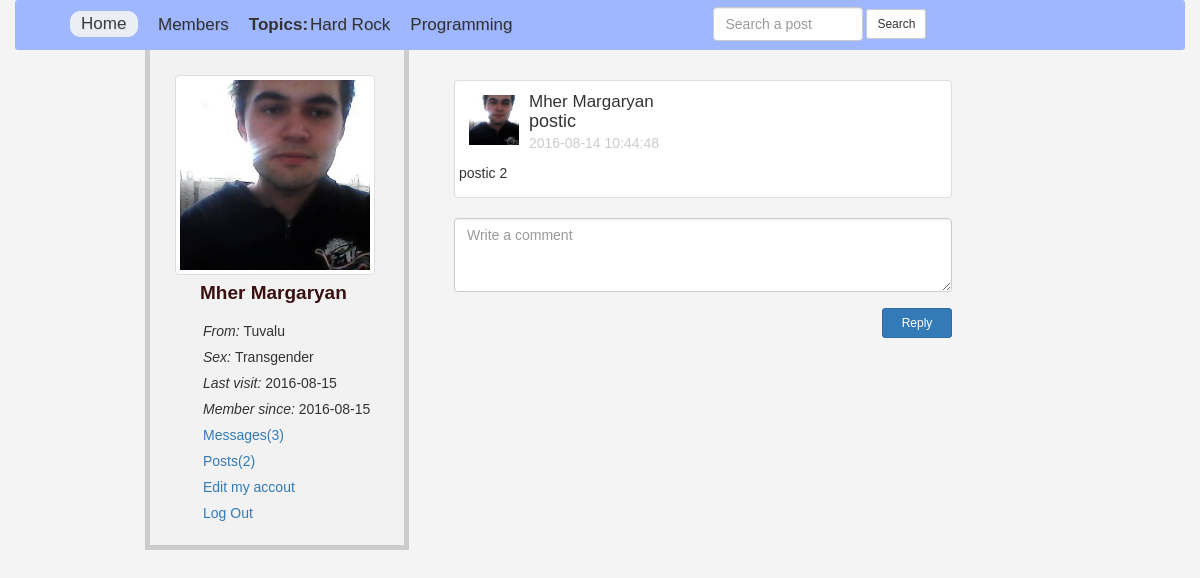
The page /single.php?post_id=49 (signed in) on the database its author committed.
### tables this page shows
CREATE TABLE `topics` (
  `topic_id` int(11) NOT NULL,
  `topic_title` varchar(150) NOT NULL
);

CREATE TABLE `users` (
  `user_id` int(11) NOT NULL,
  `user_firstname` varchar(150) NOT NULL,
  `user_lastname` text NOT NULL,
  `user_email` varchar(1024) NOT NULL,
  `user_password` varchar(150) NOT NULL,
  `user_country` text NOT NULL,
  `user_gender` varchar(150) NOT NULL,
  `user_birthday` date NOT NULL,
  `user_image` text NOT NULL,
  `register_date` date NOT NULL,
  `last_login` date NOT NULL,
  `status` varchar(150) NOT NULL,
  `posts` varchar(150) NOT NULL DEFAULT 'No'
);

CREATE TABLE `posts` (
  `post_id` int(11) NOT NULL,
  `user_id` int(11) NOT NULL,
  `topic_id` int(11) NOT NULL,
  `post_title` varchar(150) NOT NULL,
  `post_content` varchar(300) NOT NULL,
  `post_date` timestamp NOT NULL DEFAULT CURRENT_TIMESTAMP ON UPDATE CURRENT_TIMESTAMP
);

### single.php (the view, shortened to what this page needs)
<?php session_start();
require 'includes/connection.php';
include 'functions/functions.php';
if (!isset($_SESSION['email'])) {
	header('location: index.php');
}else {
?>
<!DOCTYPE html>
<html lang="en">
<head>
        <link rel="stylesheet" href="css/bootstrap.min.css">
        <link rel="stylesheet" href="css/home.style.css">
</head>
<body>
	<div class="container">
		<div class="row" id="head_wrap">
			<div class="col-md-7">
				<ul>
					<li><a class="active" href="home.php">Home</a></li>
					<li><a href="members.php">Members</a></li>
					<li id="nopadding"><strong>Topics:   </strong></li>
					<?php
						$fetch_topic = "SELECT * FROM `topics` ";
						$fetch_topic_run = mysqli_query($con, $fetch_topic);
						while ($row=mysqli_fetch_array($fetch_topic_run)) {
							$topic_id=$row['topic_id'];
							$topic_title=$row['topic_title'];
							echo "<li><a href='home.php?topic=$topic_id'> $topic_title</a></li>";
						}
					?>
				</ul>
			</div>
			<div class="col-md-5">
				<form action="results.php" class="form-inline" method="GET" id="searchForm">
					<input type="text" name="search" class="form-control" id="searchBox" placeholder="Search a post">
					<input type="submit" value="Search" class="btn btn-default btn-sm" name="searchBtn">
				</form>
			</div>
		</div>
		<div id="content">
			<div class="row">
				<div class="col-md-3" id="user_details">
					<?php
						$user_current = $_SESSION['email'];
						$get_user = "SELECT * FROM `users` WHERE `user_email` = '$user_current' ";
						$get_user_run = mysqli_query($con, $get_user);
						$row = mysqli_fetch_array($get_user_run);
						$user_image = $row['user_image'];
						$firstName = $row['user_firstname'];
						$lastName = $row['user_lastname'];
						$country = $row['user_country'];
						$sex = $row['user_gender'];
						$register_date = $row['register_date'];
						$last_login = $row['last_login'];
						echo "
						  	<span><img src='user/user_images/$user_image' width='200' height='200' class='thumbnail'></span>
						  	<li id='name'>$firstName $lastName</li>
					  	 <ul class='user_list'>
						  	<li> <i> From: </i> $country</li>
						  	<li> <i> Sex: </i> $sex </li>
							<li> <i> Last visit: </i> $last_login</li>
							<li> <i> Member since: </i> $register_date</li>
							<li><a href='my_messages.php'>Messages(3)</a></li>
							<li><a href='my_posts.php'>Posts(2)</a></li>
							<li><a href='edit_profile.php'>Edit my accout</a></li>
							<li><a href='logout.php'>Log Out</a></li>
						  </ul>
						";
					?>
				</div>
				<div class="col-md-9" id="timeline">
					<?php singlePost(); ?>
				</div>
			</div>
		</div>
	</div>
</body>
</html>
<?php } ?>

### functions/functions.php (shortened to what this page needs)
<?php
	function singlePost(){
		global $con;
		if (isset($_GET['post_id'])) {
			$id = $_GET['post_id'];
			$get_posts = "SELECT * FROM `posts` WHERE `post_id` = '$id' ";
			$get_posts_run = mysqli_query($con, $get_posts);
				$row = mysqli_fetch_array($get_posts_run);
				$user_id = $row['user_id'];
				$post_title = $row['post_title'];
				$post_content = $row['post_content'];
				$post_date = $row['post_date'];
				$poster = "SELECT * FROM `users` WHERE `user_id` = '$user_id' AND `posts` = 'yes' ";
				$poster_run = mysqli_query($con, $poster);
				$row_user = mysqli_fetch_array($poster_run);
				$firstName = $row_user['user_firstname'];
				$lastName = $row_user['user_lastname'];
				$user_image = $row_user['user_image'];
				echo "<div class='thumbnail setMarginTop'>
					<p id='user_image' ><img src='user/user_images/$user_image' width='60' height='60'></p>
					<p id='statusWriter'><a href='user_profile.php?user_id=$user_id'>$firstName $lastName </a></p>
					<h4 id='title'>$post_title</h4>
					<p id='published'>$post_date</p>
					<p>$post_content</p>
					</div>
					<div>";
				echo "
						<form action='' method='POST' id='commentForm'>
							<textarea name='commentSection' id='commentSection' cols='15' rows='3' placeholder='Write a comment' class='form-control'></textarea><br>
							<input type='submit' class='btn btn-sm btn-primary pull-right' value='Reply' name='commentSender'>
						</form>
					</div>
				";
			}
	}
?>

### css/home.style.css (style rules this page uses)
body { margin: 0; padding: 0; font-family: 'Lucida Grande', sans-serif; background-color: #f4f4f4; outline: none; }
a { text-decoration: none !important; }
ul { list-style: none; }
li { list-style: none; }
#head_wrap { height: 50px; background: #9FB7FF; border-radius: 3px; }
#head_wrap ul { padding-top: 12.8px; list-style: none; }
#head_wrap li { float: left; padding-right: 20px; font-size: 17px; }
#head_wrap ul li a { color: #333; text-shadow: 0.5px 0.5px 0.5px rgba(0,0,0, .1); font-smoothing: antialiased; transition-duration: .3s; -moz-transition-duration: .3s; -webkit-transition-duration: .3s; }
.active { background-color: #f4f4f4; display: block; height: 26px; width: 68px; padding: 1.7px 0 0 11px; border-radius: 10px; opacity: 0.9; color: #3B1010; margin-top: -2px; }
#nopadding { padding-right: 2px!important; }
#searchForm { float: left; margin-top: 7px; }
#searchBox { display: inline; width: 150px; -webkit-transition: width 0.4s ease-in-out; transition: width 0.4s ease-in-out; }
#user_details { background-color: #f2f2f2; padding-top: 25px; padding-left: 25px; padding-right: 0 !important; text-align: left; border-right: 5px solid #ccc; border-bottom: 5px solid #ccc; border-left: 5px solid #ccc; display: block; height: 500px; }
#content { width: 90%; margin: 0 130px; }
#name { position: relative; top: -16px; left: 25px; font-size: 19px; font-weight: bolder; color: #3B1010; }
.user_list { position: relative; top: -4px; right: 15px; }
.user_list li { padding: 3px; }
.user_list li a { text-decoration: none; }
#timeline { margin-left: 30px; width: 50%; display: block; }
#timeline input[type='submit'] { padding: 5px; width: 70px; margin-left: 10px; margin-top: -4px; }
#statusWriter a { color: #333; text-decoration: none; font-size: 17px; display: inline; }
#statusWriter { margin-top: 5px; }
#user_image { display: inline; }
#user_image img { display: inline; width: 70px; height: 70px; float: left; padding: 10px; }
#published { padding: 0; margin-top: -9px; color: #ccc; }
#title { margin-top: -12px; font-weight: 500; }
.setMarginTop { margin-top: 30px; }

### rows shown on the page
topics: topic_title "Hard Rock"
topics: topic_title "Programming"
users: user_image (picture), user_firstname "Mher", user_lastname "Margaryan", user_country "Tuvalu", user_gender "Transgender", last_login "2016-08-15", register_date "2016-08-15"
posts: post_title "postic", post_date "2016-08-14 10:44:48", post_content "postic 2"
